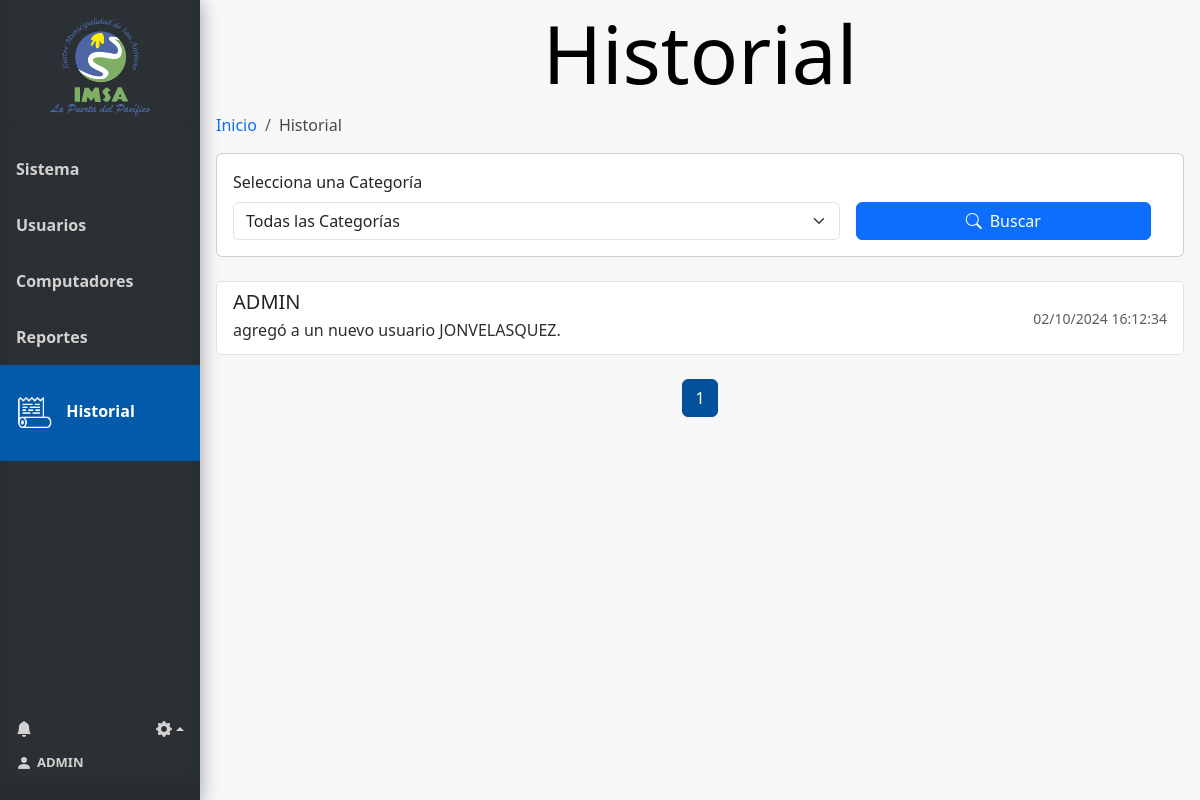
Page /historial (signed in) on the committed database.
### tables this page shows
CREATE TABLE Usuario (
    Id_usuario INTEGER PRIMARY KEY AUTOINCREMENT,
    Nombre_user VARCHAR(100),
    Email VARCHAR(100),
    Psw VARCHAR(100),
    id_tipo_usuario INTEGER,
    FOREIGN KEY (id_tipo_usuario) REFERENCES Tipo_usuario(id_tipo_usuario)
);

CREATE TABLE Historial (
    Id_historial INTEGER PRIMARY KEY AUTOINCREMENT,
    usuario_historial VARCHAR(100),
    descripcion VARCHAR(100),
    fecha VARCHAR(100),
    id_categoria INTEGER,
    FOREIGN KEY (id_categoria) REFERENCES Categoria_Historial(id_categoria)
);

### app.py (the view)
@app.route('/historial', methods=['GET'])
@login_required
def historial():
    conn = get_db_connection()
    user = current_user
    num_notificaciones_totales = get_total_notifications(user.id)
    info_notificaciones = get_info_notifications(user.id)
    page = request.args.get('page', 1, type=int)
    per_page = 10
    try:
        categoria_id = request.args.get('categoria')
        categorias = conn.execute("SELECT * FROM Categoria_historial").fetchall()
        historial_data = []
        total_records = 0
        if categoria_id:
            params = []
            query = '''
            SELECT Historial.*, Categoria_historial.nombre_categoria
            FROM Historial
            INNER JOIN Categoria_historial ON Categoria_historial.id_categoria = Historial.id_categoria
            WHERE 1=1
            '''
            query += ' AND Historial.id_categoria = ? ORDER BY fecha DESC'
            params.append(categoria_id)
            total_records = conn.execute(query, params).fetchall()
            total_records = len(total_records)
            offset = (page - 1) * per_page
            query += " LIMIT ? OFFSET ?"
            params += [per_page, offset]
            historial_data = conn.execute(query, params).fetchall()
            categoria_nombre = conn.execute('SELECT nombre_categoria FROM Categoria_historial WHERE id_categoria = ?', (categoria_id,)).fetchone()
        else:
            historial_data = conn.execute("SELECT * FROM Historial ORDER BY fecha DESC LIMIT ? OFFSET ?", (per_page, (page - 1) * per_page)).fetchall()
            total_records = conn.execute("SELECT COUNT(*) FROM Historial").fetchone()[0]
        total_pages = (total_records // per_page) + (1 if total_records % per_page > 0 else 0)
        start_page = max(1, page - 1)
        end_page = min(total_pages, page + 1)
        return render_template('historial.html',
                                historial_data=historial_data,
                                categorias=categorias,
                                categoria_nombre=categoria_nombre if categoria_id else None,
                                user=user,
                                num_notificaciones_totales=num_notificaciones_totales,
                                info_notificaciones=info_notificaciones,
                                total=total_records,
                                per_page=per_page,
                                page=page,
                                start_page=start_page,
                                end_page=end_page,
                                total_pages=total_pages)
    except Exception as e:
        flash(f"Error: {str(e)}", "danger")
        return redirect(url_for('historial'))  # Redirigir en caso de error
    finally:
        conn.close()

### app.py (called while the page is built)
@login_manager.user_loader
def load_user(user_id):
    return Usuario.get_by_id(user_id)

def get_db_connection():
    conn = sqlite3.connect('database.db')
    conn.row_factory = sqlite3.Row
    return conn

def get_total_notifications(user_id):
    conn = get_db_connection()
    total_notifications = conn.execute(
        'SELECT COUNT(*) FROM Notificaciones WHERE id_usuario = ?  AND leido = false',
        (user_id,)
    ).fetchone()[0]
    conn.close()
    return total_notifications

def get_info_notifications(user_id):
    conn = get_db_connection()
    info_notifiaciones= conn.execute(
        'SELECT * FROM Notificaciones WHERE id_usuario = ? ORDER BY id_notificacion DESC LIMIT 8',
        (user_id,)
    ).fetchall()
    conn.close()
    return info_notifiaciones

### model.py (called while the page is built)
def get_db_connection():
    conn = sqlite3.connect('database.db')
    conn.row_factory = sqlite3.Row
    return conn

    @staticmethod
    def get_by_id(id_usuario):
        conn = get_db_connection()
        user_data = conn.execute('SELECT * FROM Usuario WHERE Id_usuario = ?', (id_usuario,)).fetchone()
        conn.close()
        if user_data:
            return Usuario(
                user_data['Id_usuario'],
                user_data['Nombre_user'],
                user_data['Email'],
                user_data['Psw'],
                user_data['id_tipo_usuario']
            )
        return None

### templates/historial.html (shortened to what this page needs)
{% extends 'base.html' %}
{% block head %}
<link rel="stylesheet" href="{{ url_for('static', filename='css/style_historial.css') }}">
{% endblock %}
{% block content %}
<h1 class="block-effect" style="--td:0.3s">
    <div class="block-reveal" style="--bc: #2b3034; --d: 0.5s">Historial</div>
</h1>
{% block breadcrumb %}
<nav aria-label="breadcrumb">
    <ol class="breadcrumb">
        <li class="breadcrumb-item"><a href="{{ url_for('index') }}">Inicio</a></li>
        <li class="breadcrumb-item active" aria-current="page">Historial</li>
    </ol>
</nav>
{% endblock %}
<div class="card mb-4">
    <div class="card-body">
        <form method="get" action="{{ url_for('historial') }}" id="filtro-form" class="row g-3 align-items-end">
            <div class="col-md-8">
                <label for="categoria" class="form-label">Selecciona una Categoría</label>
                <select id="categoria" class="form-select" name="categoria" aria-label="Selecciona una Categoría">
                    <option value="">Todas las Categorías</option>
                </select>
            </div>
            <div class="col-md-4">
                <button class="btn btn-primary w-100" type="submit" id="filtro-boton">
                    <i class="bi bi-search me-2"></i>Buscar
                </button>
            </div>
        </form>
    </div>
</div>
{% if historial_data %}
<div class="list-group mb-4">
    {% for registro in historial_data %}
    <div class="list-group-item list-group-item-action d-flex justify-content-between align-items-center">
        <div>
            <h5 class="mb-1">{{ registro['usuario_historial'] }}</h5>
            <p class="mb-1">{{ registro['descripcion'] }}</p>
        </div>
        <small class="text-muted">{{ registro['fecha'] }}</small>
    </div>
    {% endfor %}
</div>
<nav aria-label="Paginación del historial">
    <ul class="pagination justify-content-center">
        {% for p in range(start_page, end_page + 1) %}
        <li class="page-item {% if p == page %}active{% endif %}">
            <a class="page-link" href="{{ url_for('historial', page=p, categoria=request.args.get('categoria')) }}">{{ p
                }}</a>
        </li>
        {% endfor %}
    </ul>
</nav>
{% else %}
<div class="alert alert-info" role="alert">
    <i class="bi bi-info-circle me-2"></i>No existen registros en el historial.
</div>
{% endif %}
{% endblock %}

### templates/base.html (shortened to what this page needs)
<!doctype html>
<html lang="es">
<head>
  {% block head %} {% endblock %}
  <link rel="stylesheet" href="{{ url_for('static', filename='css/style_base.css') }}">
  <link href="https://cdn.jsdelivr.net/npm/bootstrap@5.3.3/dist/css/bootstrap.min.css" rel="stylesheet"
>
  <link href="https://cdn.jsdelivr.net/npm/bootstrap-icons/font/bootstrap-icons.css" rel="stylesheet">
</head>
<body>
  <div class="sidebar" style="display: flex; flex-direction: column; height: 100vh;">
    <div class="tituloMenu">
      <img src="{{ url_for('static', filename='img/logo.png') }}" alt="Logo-IMSA" width="100px">
    </div>
    <hr>
    <a href="{{ url_for('index') }}" class="slide_right {% if request.endpoint == 'index' %}active{% endif %}">
      <b id="menu-link">Sistema</b>
    </a>
    {% if session['id_tipo_usuario'] == 1 %}
    <a href="{{ url_for('usuarios') }}" class="slide_right {% if request.endpoint == 'usuarios' %}active{% endif %}">
      <b id="menu-link">Usuarios</b>
    </a>
    {% endif %}
    <a href="{{ url_for('computadores') }}"
      class="slide_right {% if request.endpoint == 'computadores' %}active{% endif %}">
      <b id="menu-link">Computadores</b>
    </a>
    {% if session['id_tipo_usuario'] == 1 %}
    <a href="{{ url_for('reportes') }}" class="slide_right {% if request.endpoint == 'reportes' %}active{% endif %}">
      <b id="menu-link">Reportes</b>
      {% endif %}
    </a>
    <a href="{{ url_for('historial') }}" class="slide_right {% if request.endpoint == 'historial' %}active{% endif %}">
      <img id="icon-historial" class="menu-icon {% if request.endpoint == 'historial' %}show{% endif %}"
        src="{{ url_for('static', filename='img/icon-historial.png') }}" alt="icon-documentos">
      <b id="menu-link">Historial</b>
    </a>
    <div class="menuAbajo">
      <div class="ajuste_notificacion">
        <div class="notificacion">
          <a href="" class="icon" data-bs-toggle="modal" data-bs-target="#ModalNotifiaciones"
            style="text-decoration: none;">
            <i class="bi bi-bell-fill" style="display: flex; align-items: center;"></i>
          </a>
        </div>
        <div class="ajustes btn-group dropup">
          <a href="" class="dropdown-toggle icon" data-bs-toggle="dropdown" aria-expanded="false">
            <i class="bi bi-gear-fill"></i></a>
        </div>
      </div>
      <div class="bodyCuenta">
        <a href="{{ url_for('cuenta') }}" id="cuenta">
          <i class="bi bi-person-fill" style="margin-right: 5px;"></i>
          <b style="font-size: small;"> {{ user.nombre_usuario}}</b>
        </a>
      </div>
    </div>
  </div>
  <div class="content">
    {% block content %}{% endblock %}
  </div>
</body>
</html>

### static/css/style_historial.css (style rules this page uses)
.page-link { color: #02519a !important; }
.active>.page-link, .page-link.active { background-color: #02519a !important; border-color: #02519a !important; color: #ffffff !important; }
div.content { height: 100vh; }

### static/css/style_base.css (style rules this page uses)
body { margin: 0; font-family: "Lato", sans-serif; height: 100vh; }
.content { background-color: #f7f7f7; }
*, *::before, *::after { margin: 0; padding: 0; }
p { color: #2e2e2e; margin-bottom: 20px; }
.block-effect { font-size: calc(8px + 6vw); }
.block-reveal { --t: calc(var(--td) + var(--d)); color: transparent; padding: 4px; position: relative; overflow: hidden; animation: revealBlock 0s var(--t) forwards; }
.block-reveal::after { content: ''; width: 0%; height: 100%; padding-bottom: 4px; position: absolute; top: 0; left: 0; background: #FFF; animation: revealingIn var(--td) var(--d) forwards, revealingOut var(--td) var(--t) forwards; }
h1 { text-align: center; }
.tituloMenu { display: flex; flex-direction: column; margin-top: 10px; margin-bottom: 10px; align-items: center; height: 11%; }
.sidebar { margin: 0; padding: 0; width: 200px; background-color: #2b3034; position: fixed; height: 100%; overflow: auto; box-shadow: inset 0 -1em 1em rgba(0, 0, 0, 0.1), 0.1em 0.1em 1em rgba(0, 0, 0, 0.3); }
.sidebar>a { display: flex; align-items: center; color: #d4d2d0; padding: 16px; text-decoration: none; display: inline-block; cursor: pointer; box-shadow: inset 0 0 0 0 #00213e; -webkit-transition: ease-out 0.4s; -moz-transition: ease-out 0.4s; transition: ease-out 0.4s; }
.sidebar>a.active { background-color: #045aaa; color: white; padding-top: 15%; padding-bottom: 15%; }
div.content { margin-left: 200px; padding: 1px 16px; }
.menu-icon { display: none; width: 36px; margin-right: 10px; }
#menu-link { margin: 15px 0px 15px 0px; }
.sidebar a.active .menu-icon, .sidebar a:hover .menu-icon { display: inline-block; }
.menuAbajo { display: flex; margin-top: auto; color: #d4d2d0; padding: 16px 16px 25px 16px; flex-direction: column; }
.menuAbajo a { color: #d4d2d0; text-decoration: none; cursor: pointer; }
.bodyCuenta { width: 80%; display: flex; justify-content: start; align-content: center; }
#cuenta { display: flex; align-items: center; }
.ajuste_notificacion { display: flex; flex-direction: row; justify-content: space-between; align-items: center; width: 100%; margin-bottom: 10px; }
li a { text-decoration: none !important; }
.notificacion a { display: flex; flex-direction: row; }
.icon { transition-duration: 0.3s; -webkit-tap-highlight-color: rgba(0, 0, 0, 0); transform: translateZ(0); box-shadow: 0 0 1px rgba(0, 0, 0, 0); }
.breadcrumb-item.active { color: #474747 !important; }
#filtro-form { width: 100%; }

### rows in the picture
Usuario: nombre_usuario "ADMIN"
Historial: usuario_historial "ADMIN", descripcion "agregó a un nuevo usuario JONVELASQUEZ.", fecha "02/10/2024 16:12:34"

### other values in the picture
{{ p }} "1"
